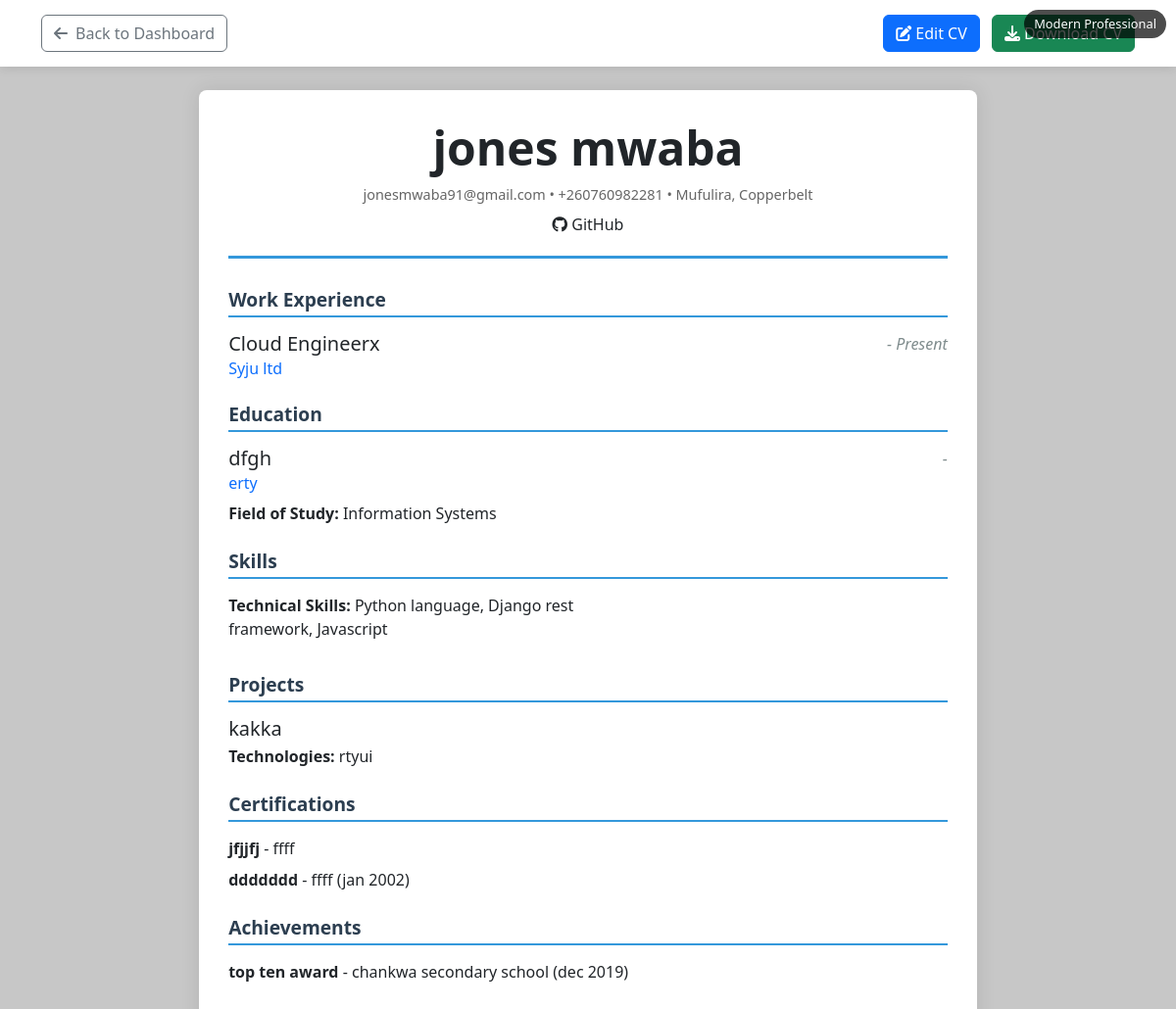
Page /preview-cv/4/ (signed in) on the committed database.
### cv_app/models.py (models this page shows, shortened)
class CV(models.Model):
    GENDER_CHOICES = [
        ('male', 'Male'),
        ('female', 'Female'),
        ('other', 'Other'),
        ('prefer_not_to_say', 'Prefer not to say'),
    ]
    MARITAL_STATUS_CHOICES = [
        ('single', 'Single'),
        ('married', 'Married'),
        ('divorced', 'Divorced'),
        ('widowed', 'Widowed'),
    ]
    template = models.ForeignKey(CVTemplate, on_delete=models.SET_NULL, null=True, blank=True, default=1)
    user = models.ForeignKey(User, on_delete=models.CASCADE)
    title = models.CharField(max_length=200, default="My CV")
    full_name = models.CharField(max_length=255)
    email = models.EmailField()
    phone = models.CharField(max_length=20)
    location = models.CharField(max_length=255)
    date_of_birth = models.DateField(null=True, blank=True)
    gender = models.CharField(max_length=20, choices=GENDER_CHOICES, blank=True)
    nationality = models.CharField(max_length=100, blank=True)
    languages = models.CharField(max_length=255, blank=True)
    marital_status = models.CharField(max_length=20, choices=MARITAL_STATUS_CHOICES, blank=True)
    additional_info = models.TextField(blank=True)
    professional_summary = models.TextField(blank=True)
    linkedin_url = models.URLField(blank=True)
    github_url = models.URLField(blank=True)
    created_at = models.DateTimeField(auto_now_add=True)
    updated_at = models.DateTimeField(auto_now=True)

class Experience(models.Model):
    cv = models.ForeignKey(CV, on_delete=models.CASCADE, related_name='experiences')
    job_title = models.CharField(max_length=100)
    company = models.CharField(max_length=100)
    start_date = models.CharField(max_length=20, blank=True)
    end_date = models.CharField(max_length=20, blank=True)
    description = models.TextField(blank=True)
    achievements = models.TextField(blank=True)

class Education(models.Model):
    cv = models.ForeignKey(CV, on_delete=models.CASCADE, related_name='educations')
    institution = models.CharField(max_length=100)
    degree = models.CharField(max_length=100)
    field_of_study = models.CharField(max_length=100, blank=True)
    start_date = models.CharField(max_length=20, blank=True)
    end_date = models.CharField(max_length=20, blank=True)
    description = models.TextField(blank=True)

class Skill(models.Model):
    CATEGORY_CHOICES = [
        ('technical', 'Technical Skills'),
        ('soft', 'Soft Skills'),
        ('languages', 'Languages'),
        ('tools', 'Tools & Technologies'),
    ]
    cv = models.ForeignKey(CV, on_delete=models.CASCADE, related_name='skills')
    name = models.CharField(max_length=100)
    category = models.CharField(max_length=20, choices=CATEGORY_CHOICES, default='technical')

class Project(models.Model):
    cv = models.ForeignKey(CV, on_delete=models.CASCADE, related_name='projects')
    name = models.CharField(max_length=100)
    description = models.TextField(blank=True)
    technologies = models.CharField(max_length=200, blank=True)
    project_url = models.URLField(blank=True)
    start_date = models.CharField(max_length=20, blank=True)
    end_date = models.CharField(max_length=20, blank=True)

class Certification(models.Model):
    cv = models.ForeignKey(CV, on_delete=models.CASCADE, related_name='certifications')
    name = models.CharField(max_length=100)
    issuing_organization = models.CharField(max_length=100)
    issue_date = models.CharField(max_length=20, blank=True)
    expiry_date = models.CharField(max_length=20, blank=True)
    credential_url = models.URLField(blank=True)

class Achievement(models.Model):
    cv = models.ForeignKey(CV, on_delete=models.CASCADE, related_name='achievements')
    title = models.CharField(max_length=100)
    issuing_organization = models.CharField(max_length=100, blank=True)
    date = models.CharField(max_length=20, blank=True)
    description = models.TextField(blank=True)

### cv_app/views.py (the view)
# urls.py: path('preview-cv/<int:cv_id>/', views.preview_cv, name='preview_cv'),
@login_required
def preview_cv(request, cv_id):
    try:
        cv = CV.objects.get(id=cv_id, user=request.user)
    except CV.DoesNotExist:
        messages.error(request, 'CV not found.')
        return redirect('dashboard')
    template_id = request.GET.get('template')
    if template_id:
        try:
            template = CVTemplate.objects.get(id=template_id)
        except CVTemplate.DoesNotExist:
            template = cv.template
    else:
        template = cv.template
    context = {
        'cv': cv,
        'template': template,
    }
    return render(request, 'cv_app/preview_cv.html', context)

### cv_app/templates/cv_app/preview_cv.html (shortened to what this page needs)
<!DOCTYPE html>
<html>
<head>
    <link href="https://cdn.jsdelivr.net/npm/bootstrap@5.3.0/dist/css/bootstrap.min.css" rel="stylesheet">
    <link rel="stylesheet" href="https://cdnjs.cloudflare.com/ajax/libs/font-awesome/6.4.0/css/all.min.css">
</head>
<body>
    <nav class="preview-nav">
        <div class="container">
            <div class="d-flex justify-content-between align-items-center">
                <a class="btn btn-outline-secondary" href="{% url 'dashboard' %}">
                    <i class="fas fa-arrow-left me-2"></i>Back to Dashboard
                </a>
                <div>
                    <a href="{% url 'edit_cv' cv.id %}" class="btn btn-primary me-2">
                        <i class="fas fa-edit me-1"></i>Edit CV
                    </a>
                    <a href="{% url 'download_cv_pdf' cv.id %}" class="btn btn-success">
                        <i class="fas fa-download me-1"></i>Download CV
                    </a>
                </div>
            </div>
        </div>
    </nav>
    <div class="container my-4">
        {% with template_class=template.id|default:"1" %}
        <div class="cv-preview template-{{ template_class }}">
            <div class="template-badge">
                {% if template.id == 1 %}Modern Professional
                {% elif template.id == 2 %}Classic Executive
                {% elif template.id == 3 %}Creative Portfolio
                {% elif template.id == 4 %}Minimal Clean
                {% else %}Default Template{% endif %}
            </div>
            <div class="header-section text-center">
                <h1 class="display-5 fw-bold">{{ cv.full_name|default:"Your Name" }}</h1>
                <div class="contact-info">
                    {% if cv.email %}{{ cv.email }} • {% endif %}
                    {% if cv.phone %}{{ cv.phone }} • {% endif %}
                    {% if cv.location %}{{ cv.location }}{% endif %}
                </div>
                {% if cv.linkedin_url or cv.github_url %}
                <div class="mt-2">
                    {% if cv.github_url %}
                        <span><i class="fab fa-github"></i> GitHub</span>
                    {% endif %}
                </div>
                {% endif %}
            </div>
            {% if cv.experiences.all %}
            <div class="mb-4">
                <h3 class="section-title">Work Experience</h3>
                {% for experience in cv.experiences.all %}
                <div class="mb-3">
                    <div class="d-flex justify-content-between">
                        <h5 class="mb-1">{{ experience.job_title }}</h5>
                        <span class="date-range">
                            {{ experience.start_date }} - {{ experience.end_date|default:"Present" }}
                        </span>
                    </div>
                    <h6 class="text-primary mb-2">{{ experience.company }}</h6>
                </div>
                {% endfor %}
            </div>
            {% endif %}
            {% if cv.educations.all %}
            <div class="mb-4">
                <h3 class="section-title">Education</h3>
                {% for education in cv.educations.all %}
                <div class="mb-3">
                    <div class="d-flex justify-content-between">
                        <h5 class="mb-1">{{ education.degree }}</h5>
                        <span class="date-range">
                            {{ education.start_date }} - {{ education.end_date }}
                        </span>
                    </div>
                    <h6 class="text-primary mb-2">{{ education.institution }}</h6>
                    {% if education.field_of_study %}
                        <p class="mb-1"><strong>Field of Study:</strong> {{ education.field_of_study }}</p>
                    {% endif %}
                </div>
                {% endfor %}
            </div>
            {% endif %}
            {% if cv.skills.all %}
            <div class="mb-4">
                <h3 class="section-title">Skills</h3>
                <div class="row">
                    {% for skill in cv.skills.all %}
                    <div class="col-md-6 mb-2">
                        <strong>{{ skill.get_category_display }}:</strong> {{ skill.name }}
                    </div>
                    {% endfor %}
                </div>
            </div>
            {% endif %}
            {% if cv.projects.all %}
            <div class="mb-4">
                <h3 class="section-title">Projects</h3>
                {% for project in cv.projects.all %}
                <div class="mb-3">
                    <h5 class="mb-1">{{ project.name }}</h5>
                    {% if project.technologies %}
                        <p class="mb-1"><strong>Technologies:</strong> {{ project.technologies }}</p>
                    {% endif %}
                </div>
                {% endfor %}
            </div>
            {% endif %}
            {% if cv.certifications.all %}
            <div class="mb-4">
                <h3 class="section-title">Certifications</h3>
                {% for certification in cv.certifications.all %}
                <div class="mb-2">
                    <strong>{{ certification.name }}</strong> - {{ certification.issuing_organization }}
                    {% if certification.issue_date %} ({{ certification.issue_date }}){% endif %}
                </div>
                {% endfor %}
            </div>
            {% endif %}
            {% if cv.achievements.all %}
            <div class="mb-4">
                <h3 class="section-title">Achievements</h3>
                {% for achievement in cv.achievements.all %}
                <div class="mb-2">
                    <strong>{{ achievement.title }}</strong>
                    {% if achievement.issuing_organization %} - {{ achievement.issuing_organization }}{% endif %}
                    {% if achievement.date %} ({{ achievement.date }}){% endif %}
                </div>
                {% endfor %}
            </div>
            {% endif %}
        </div>
        {% endwith %}
    </div>
</body>
</html>

### cv_app/templates/cv_app/preview_cv.html (style rules this page uses)
body { background: #c7c7c7ff; font-family: 'Segoe UI', Tahoma, Geneva, Verdana, sans-serif; }
.template-1 .header-section { border-bottom: 3px solid #3498db; padding-bottom: 20px; margin-bottom: 30px; }
.template-1 .section-title { color: #2c3e50; border-bottom: 2px solid #3498db; padding-bottom: 5px; margin: 25px 0 15px 0; font-size: 1.2rem; font-weight: 600; }
.cv-preview { background: white; max-width: 210mm; min-height: 297mm; margin: 20px auto; padding: 30px; box-shadow: 0 0 20px rgba(0,0,0,0.1); border-radius: 8px; }
.header-section { border-bottom: 3px solid #17093fff; padding-bottom: 20px; margin-bottom: 30px; }
.section-title { color: #2c3e50; border-bottom: 2px solid #3498db; padding-bottom: 5px; margin: 25px 0 15px 0; }
.contact-info { font-size: 0.9rem; color: #666; }
.date-range { color: #7f8c8d; font-style: italic; }
.preview-nav { background: white; box-shadow: 0 2px 10px rgba(8, 7, 7, 0.1); padding: 15px 0; margin-bottom: 20px; }
.template-badge { position: absolute; top: 10px; right: 10px; background: rgba(0,0,0,0.7); color: white; padding: 5px 10px; border-radius: 15px; font-size: 0.8rem; }

### rows in the picture
CV: full_name "jones mwaba", email "jonesmwaba91@gmail.com", phone "+260760982281", location "Mufulira, Copperbelt"
Experience: job_title "Cloud Engineerx", end_date "Present", company "Syju ltd"
Education: degree "dfgh", institution "erty", field_of_study "Information Systems"
Skill: category "Technical Skills", name "Python language, Django rest framework, Javascript"
Project: name "kakka", technologies "rtyui"
Certification: name "jfjjfj", issuing_organization "ffff"
Certification: name "ddddddd", issuing_organization "ffff", issue_date "jan 2002"
Achievement: title "top ten award", issuing_organization "chankwa secondary school", date "dec 2019"
